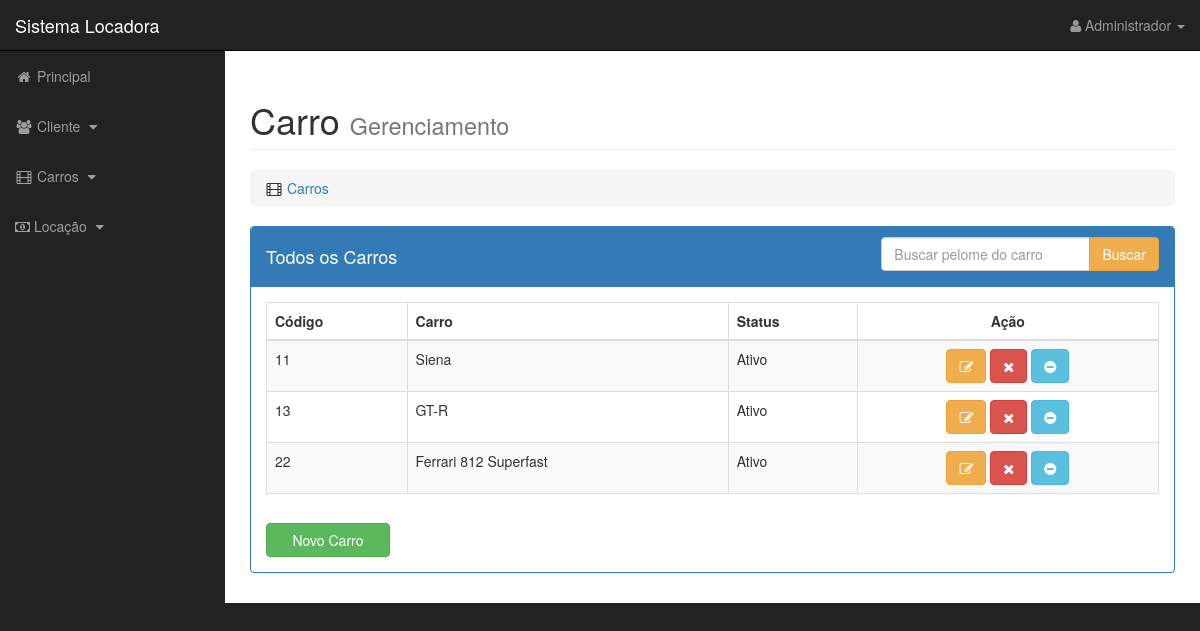
The app's page /View/Carro/carroListar.php (signed in) with its own data.
### tables this page shows
CREATE TABLE `carro` (
  `idCarro` int(11) NOT NULL,
  `nome` varchar(150) NOT NULL,
  `sinopse` varchar(300) NOT NULL,
  `diretor` varchar(150) NOT NULL,
  `ano` int(11) NOT NULL,
  `produtora` varchar(150) NOT NULL,
  `quantidade` int(11) NOT NULL,
  `trailer` varchar(150) NOT NULL,
  `imagem` varchar(150) NOT NULL,
  `status` int(11) NOT NULL,
  `idUsuario` int(11) NOT NULL,
  `idCategoria` int(11) NOT NULL,
  `valor_locacao` double NOT NULL
);

### Carro/CarroController.php (called while the page is built, shortened)
<?php
$carro = new Carro();

### Carro/CarroModel.php (called while the page is built, shortened)
<?php
require_once $_SERVER['DOCUMENT_ROOT'] . '/SistemaLocadora//DB/DB.php';
abstract class CarroModel extends DB {
    protected $table;
    public function findAll() {
        $sql = "SELECT * FROM $this->table";
        $stmt = DB::prepare($sql);
        $stmt->execute();
        return $stmt->fetchAll();
    }
}

### DB/DB.php (called while the page is built, shortened)
<?php
class DB {
    private static $instance;
    public static function getInstance() {
        if (!isset(self::$instance)) {
            try {
                self::$instance = new PDO('mysql:host=' . DB_HOST . ';dbname=' . DB_NAME, DB_USER, DB_PASS);
                self::$instance->setAttribute(PDO::ATTR_ERRMODE, PDO::ERRMODE_EXCEPTION);
                self::$instance->setAttribute(PDO::ATTR_DEFAULT_FETCH_MODE, PDO::FETCH_OBJ);
            } catch (PDOException $e) {
                echo $e->getMessage();
            }
        }
        return self::$instance;
    }
    public static function prepare($sql) {
        return self::getInstance()->prepare($sql);
    }
}

### View/Carro/carroListar.php (the view, shortened to what this page needs)
<!DOCTYPE html>
<html lang="pt">
    <head>
        <link href="../Template/css/bootstrap.min.css" rel="stylesheet">
        <link href="../Template/plugins/morris.css" rel="stylesheet">
        <link href="../Template/css/sb-admin.css" rel="stylesheet">
        <link href="../Template/font-awesome/css/font-awesome.min.css" rel="stylesheet" type="text/css">
    </head>
    <body>
        <?php
        require_once('../Template/menuLateral.php');
        require_once('../../Carro/CarroController.php');
        ?>
        <div id="page-wrapper">
            <div class="container-fluid">
                <div class="row">
                    <div class="col-lg-12">
                        <h1 class="page-header">
                            Carro
                            <small>Gerenciamento</small>
                        </h1>
                        <ol class="breadcrumb">
                            <li>
                                <i class="fa fa-fw fa-film"></i>  <a href="carroListar.php">Carros</a>
                            </li>
                        </ol>
                    </div>
                </div>
                <div class="panel panel-primary">
                    <div class="panel-heading">
                        <div class="row">
                            <div class="col-lg-8">
                                <h4>Todos os Carros</h4>
                            </div>
                            <div class="col-lg-4">
                                <div class="input-group">
                                    <input type="text" class="form-control" placeholder="Buscar pelome do carro" id="busca">
                                    <span class="input-group-btn">
                                        <button class="btn btn-warning" type="button" onclick="buscar()">Buscar</button>
                                    </span>
                                </div>
                            </div>
                        </div>
                    </div>
                    <div class="panel-body">
                        <div class="table-responsive">
                            <table class="table table-bordered table-hover table-striped">
                                <thead>
                                    <tr>
                                        <th>Código</th>
                                        <th>Carro</th>
                                        <th>Status</th>
                                        <th class="text-center">Ação</th>
                                    </tr>
                                </thead>
                                <tbody>
                                    <?php
                                    $lista = [];
                                    if (isset($_GET['busca'])) {
                                        $nome = '%' . $_GET['busca'] . '%';
                                        $lista = $carro->findList($nome);
                                    } else {
                                        $lista = $carro->findAll();
                                    }
                                    foreach ($lista as $key => $value):
                                        ?>
                                        <tr>
                                            <td><?= $value->idCarro; ?></td>
                                            <td><?= $value->nome; ?></td>
                                            <td><?php
                                                if ($value->status == 1) {
                                                    echo 'Ativo';
                                                } else {
                                                    echo 'Inativo';
                                                }
                                                ?></td>
                                            <td class="text-center">
                                                <a href="carroGerenciar.php?codigo=<?= $value->idCarro; ?>" class="btn btn-warning" title="Editar"><i class="fa fa-edit"></i></a>
                                                <a data-toggle="modal" data-target="#confirmacao" class="btn btn-danger" onclick="confirmacao(<?= $value->idCarro ?>)"><i class="fa fa-close" title="Excluir" ></i></a>
                                                <?php if ($value->status != 1) { ?>
                                                    <a data-toggle="modal" data-target="#confirmacaoStatus" class="btn btn-success" onclick="confirmacaoStatus(<?= $value->idCarro ?>, 1)" title="Ativar"><i class="glyphicon glyphicon-ok"></i></a>
                                                <?php } else { ?>
                                                    <a data-toggle="modal" data-target="#confirmacaoStatus" class="btn btn-info" onclick="confirmacaoStatus(<?= $value->idCarro ?>, 0)" title="Inativar"><i class="fa fa-minus-circle "></i></a>
                                                <?php } ?>
                                            </td>
                                        </tr>
                                    <?php endforeach; ?>
                                </tbody>
                            </table>
                        </div>
                        <div class="row  m-t-1">
                            <div class="col-lg-2 col-mg-2 col-sm-2">
                                <a href="carroGerenciar.php" class="btn btn-success btn-block">Novo Carro</a>
                            </div>
                        </div>
                    </div>
                </div>
            </div>
        </div>
    </div>
</body>
</html>

### View/Template/css/sb-admin.css (style rules this page uses)
body { margin-top: 100px; background-color: #222; }
.m-t-1 { margin-top: 1% !important; }
@media (min-width:768px) { body { margin-top: 50px; } }
#page-wrapper { width: 100%; padding: 0; background-color: #fff; }
@media (min-width:768px) { #page-wrapper { padding: 10px; } }

### records on screen
carro: idCarro "11", nome "Siena", status "Ativo"
carro: idCarro "13", nome "GT-R", status "Ativo"
carro: idCarro "22", nome "Ferrari 812 Superfast", status "Ativo"

### other values on screen
$_SESSION['nome'] "Administrador"
